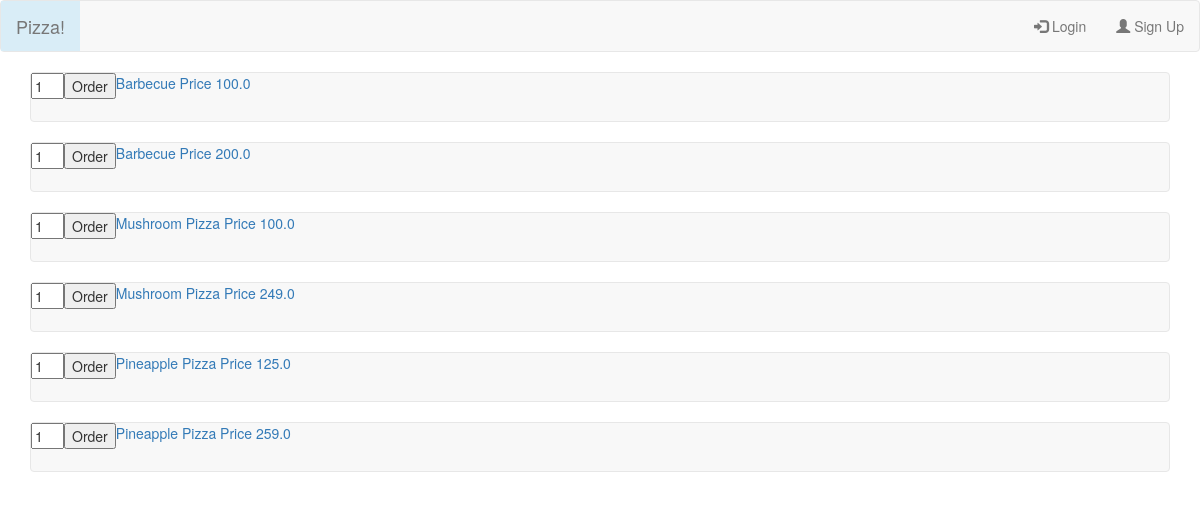
The page / on the database its author committed.
### pizzashop_app/models.py (models this page shows, shortened)
class Pizza(models.Model):
    recipe = models.ForeignKey(PizzaRecipe)
    weight = models.PositiveIntegerField()
    diameter = models.PositiveIntegerField()
    price = models.FloatField()
    def get_absolute_url(self):
        return reverse('pizza_details', kwargs={'pk': self.pk})

class PizzaRecipe(models.Model):
    name = models.CharField(max_length=100)
    image = models.ImageField()
    description = models.TextField(blank=True)
    ingredients = models.ManyToManyField(Ingredients)

### pizzashop_app/views.py (the view)
# urls.py: url(r'^$', PizzaListView.as_view(), name='pizza_list'),
class PizzaListView(ListView):
    model = Pizza
    context_object_name = 'pizza_list'
    template_name = 'pizza_list.html'

### templates/pizza_list.html (shortened to what this page needs)
{% extends 'base.html' %}
{% block main %}
{% for pizza in pizza_list %}
            <nav class="navbar navbar-default">
                <div class="form-group">
                    <form action="pizza{{ pizza.get_absolute_url }}order/" method="POST">
                        <p><input type="number" name="quantity" max="10" min="1" value="1" style="width:33px"></p>
                        <button type="submit">Order</button>
                    </form>
                    <a href="{{pizza.get_absolute_url}}" class="product_name">{{ pizza.recipe.name }} Price {{pizza.price}} </a>
                </div>
            </nav>
            {% endfor %}
{% endblock %}

### templates/base.html (shortened to what this page needs)
{% load staticfiles %}
<!DOCTYPE html>
<html lang="en">
<head>
    <link rel="stylesheet" href="https://maxcdn.bootstrapcdn.com/bootstrap/3.3.6/css/bootstrap.min.css">
    <link rel="stylesheet" href="{% static 'style.css' %}">
     {% block head %}
    <nav class="navbar navbar-default header">
        <div class="container-fluid">
            <div class="navbar-header">
                <a class="navbar-brand bg-info" href="/">Pizza!</a>
            </div>
            <ul class="nav navbar-nav navbar-right">
                {% if not user.is_authenticated %}
                <li><a href="/login/"><span class="glyphicon glyphicon-log-in"></span> Login</a></li>
                <li><a href="/register/"><span class="glyphicon glyphicon-user"></span> Sign Up</a></li>
                {% else %}
                <li><a href="/bin/"><span class="glyphicon glyphicon-home"></span>Bin</a></li>
                <li><a href="/logout/"><span class="glyphicon glyphicon-log-out"></span> Logout</a></li>
                {% endif %}
            </ul>
        </div>
    </nav>
    {% endblock %}
</head>
<body>
<div class="container">
    {% block main %} {% endblock %}
</div>
<br>
</body>
</html>

### static/style.css (style rules this page uses)
.form-group * { display: inline-block; float: left; }

### rows shown on the page
Pizza: recipe.name "Barbecue", price "100.0"
Pizza: recipe.name "Barbecue", price "200.0"
Pizza: recipe.name "Mushroom Pizza", price "100.0"
Pizza: recipe.name "Mushroom Pizza", price "249.0"
Pizza: recipe.name "Pineapple Pizza", price "125.0"
Pizza: recipe.name "Pineapple Pizza", price "259.0"
